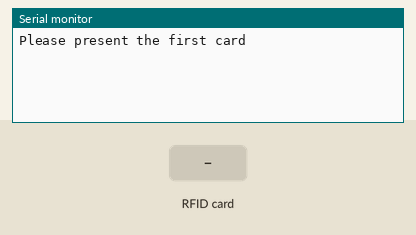
Simulated run of this program. Board: ESP8266 (Wemos D1 mini). Parts: the last lines printed to the serial monitor. Inputs (shaded band) come from the test bench.

Above: at 1.2 s.
1.3 s: RFID card 5E 7A 19 C4 held to the reader
At 2.1 s:
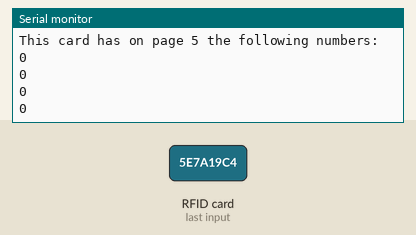
At 5.5 s:
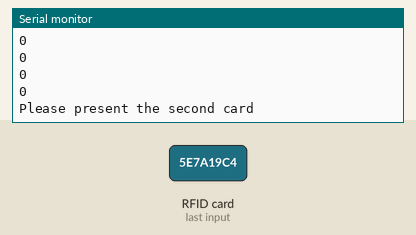

The program:

main.cpp
```cpp
#include <Arduino.h>
#include <Wire.h>
#include <SPI.h>
#include <Adafruit_PN532.h>

Adafruit_PN532 nfc(-1, -1);
void rewriteCards();
void printArray(uint8_t array[]);

void setup() {
  Serial.begin(115200);

  nfc.begin();
  if (! nfc.getFirmwareVersion()) {
    Serial.print("Didn't find PN53x board");
    while (true) { delay(1); }
  }
}

void loop() {
  rewriteCards();
  delay(1000);
}


void rewriteCards() {

  uint8_t uid[] = { 0, 0, 0, 0, 0, 0, 0 };  // Buffer to store the returned UID
  uint8_t uidLength;                        // Length of the UID (4 or 7 bytes depending on ISO14443A card type)

  uint8_t correctAuth[4] = {4, 101, 21, 69};
  uint8_t wrongAuth[4] = {6, 6, 6, 6};
  uint8_t cardOne[4] = {0, 0, 0, 0};
  uint8_t cardTwo[4] = {0, 2, 0, 0};
  uint8_t outputArray[4] = {7, 7, 7, 7};

  //Writing the needed numbers on the first card
  Serial.println("Please present the first card");
  nfc.readPassiveTargetID(PN532_MIFARE_ISO14443A, uid, &uidLength);
  nfc.mifareultralight_WritePage(4, correctAuth);
  nfc.mifareultralight_WritePage(5, cardOne);
  Serial.println("Writing done");

  nfc.mifareultralight_ReadPage(4, outputArray);
  Serial.println("This card has on page 4 the following numbers: ");
  printArray(outputArray);
  nfc.mifareultralight_ReadPage(5, outputArray);
  Serial.println("This card has on page 5 the following numbers: ");
  printArray(outputArray);

  delay(3000);

  //Writing the needed numbers on the second card
  Serial.println("Please present the second card");
  nfc.readPassiveTargetID(PN532_MIFARE_ISO14443A, uid, &uidLength);
  nfc.mifareultralight_WritePage(4, correctAuth);
  nfc.mifareultralight_WritePage(5, cardTwo);
  Serial.println("Writing done");

  nfc.mifareultralight_ReadPage(4, outputArray);
  Serial.println("This card has on page 4 the following numbers: ");
  printArray(outputArray);
  nfc.mifareultralight_ReadPage(5, outputArray);
  Serial.println("This card has on page 5 the following numbers: ");
  printArray(outputArray);

  delay(3000);

  //Writing the needed numbers on the third card
  Serial.println("Please present the third card");
  nfc.readPassiveTargetID(PN532_MIFARE_ISO14443A, uid, &uidLength);
  nfc.mifareultralight_WritePage(4, wrongAuth);
  Serial.println("Writing done");

  nfc.mifareultralight_ReadPage(4, outputArray);
  Serial.println("This card has on page 4 the following numbers: ");
  printArray(outputArray);

  Serial.println("All cards are initialized!");
}

void printArray(uint8_t array[]){
  for (int i = 0; i < 4; i++){
    Serial.println(array[i]);
  }
}
```

Measured:
- after the input at 1.3 s, the serial monitor: prints a new line at once (image 1)
